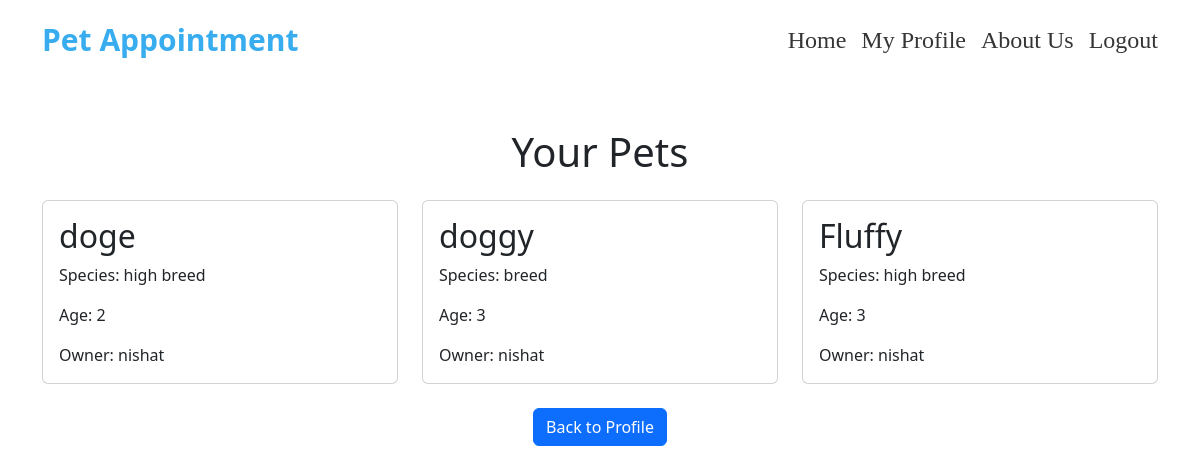
The page /petprofile/ (signed in) on the database its author committed.
### shop/models.py (models this page shows, shortened)
class PetProfile(models.Model):
    owner = models.ForeignKey(User, on_delete=models.CASCADE)
    name = models.CharField(max_length=100)
    species = models.CharField(max_length=50)
    age = models.IntegerField()

### shop/views.py (the view)
# urls.py: path('petprofile/', views.petprofile, name='petprofile'),
@login_required(login_url='login')
def petprofile(request):
    pets = PetProfile.objects.filter(owner=request.user)
    return render(request, 'shop/petprofile.html', {'pets': pets})

### shop/templates/shop/petprofile.html (shortened to what this page needs)
{% extends "shop/base.html" %}
  {% block content %}
   <div class="container mt-5">
    <h1 class="text-center mb-4">Your Pets</h1>
    <div class="row">
        {% for pet in pets %}
            <div class="col-md-4 col-sm-6">
                <div class="card mb-4">
                    <div class="card-body">
                        <h2 class="card-title">{{ pet.name }}</h2>
                        <p class="card-text">Species: {{ pet.species }}</p>
                        <p class="card-text">Age: {{ pet.age }}</p>
                        <p class="card-text">Owner: {{ pet.owner }}</p>
                    </div>
                </div>
            </div>
        {% endfor %}
    </div>
</div>
<div class="text-center">
  <a href="{% url 'profile' %}" class="btn btn-primary">Back to Profile</a>
</div>
  {% endblock %}

### rows shown on the page
PetProfile: name "doge", species "high breed", age "2", owner "nishat"
PetProfile: name "doggy", species "breed", age "3", owner "nishat"
PetProfile: name "Fluffy", species "high breed", age "3", owner "nishat"
